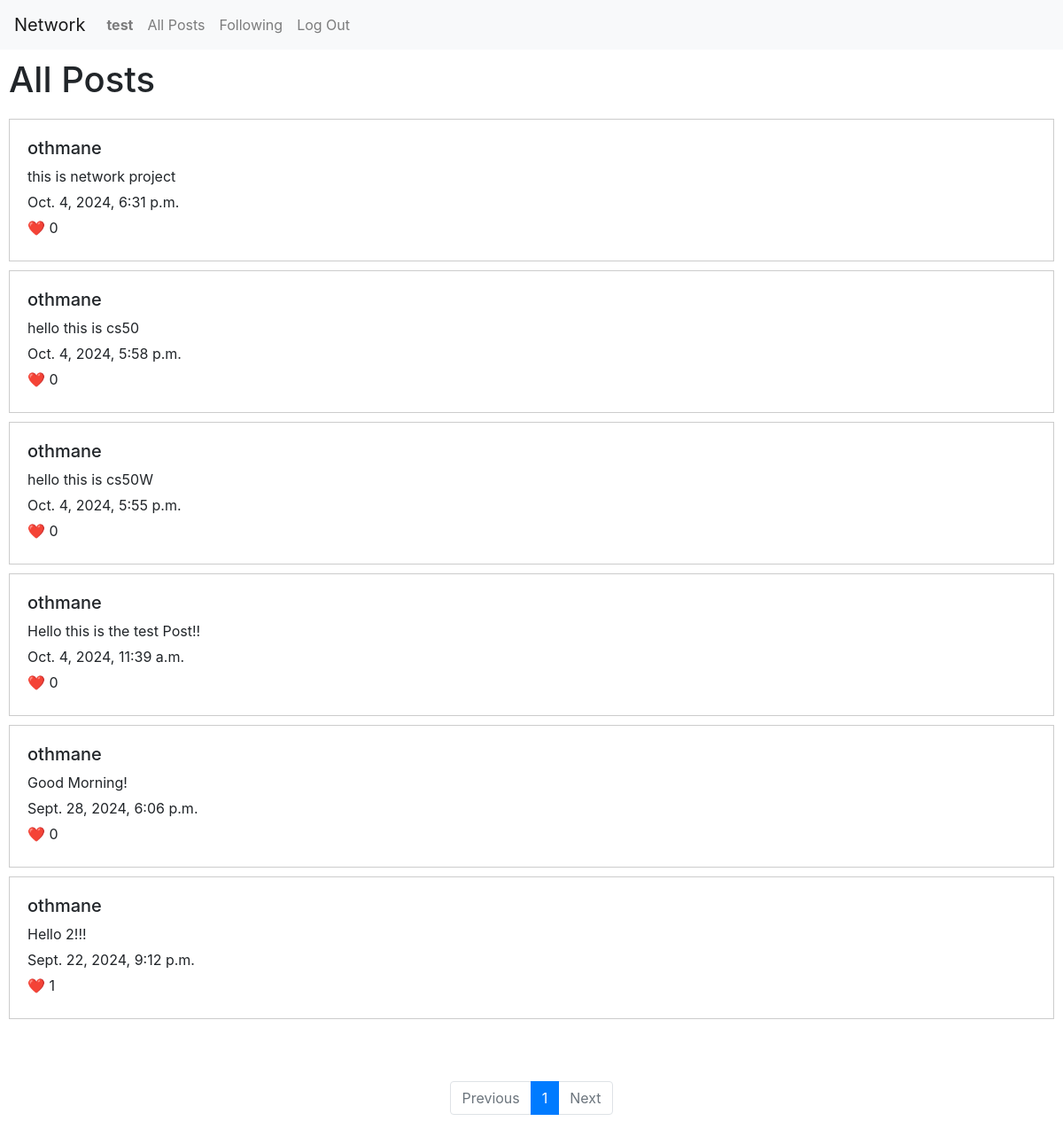
Page /following (signed in) on the committed database.
### network/models.py (models this page shows, shortened)
class User(AbstractUser):
    pass

class Posts(models.Model):
    text = models.CharField(max_length=300)
    user = models.ForeignKey(User, on_delete=models.CASCADE, related_name="tweet")
    date = models.DateTimeField(auto_now_add=True)
    likes = models.PositiveBigIntegerField(default=0)

### network/views.py (the view)
# urls.py: path("following", views.following, name="following"),
def following(request):
    user = request.user
    following_users = Follow.objects.filter(user_followed=user).values_list('user', flat=True)
    tweets = Posts.objects.filter(user__in=following_users).order_by("date").reverse()
    p = Paginator(tweets, 10)
    page_number = request.GET.get('page')
    page_obj = p.get_page(page_number)
    return render(request, "network/following.html", {
        "pages": page_obj
    })

### network/templates/network/following.html (shortened to what this page needs)
{% extends "network/layout.html" %}
{% block body %}
    <h1>All Posts</h1>
    {% if user.is_authenticated %}
        {% for tweet in pages %}
            <div class="posts" style="padding: 20px; margin: 10px; border: 1px solid #ccc;">
                <h5> {{tweet.user}} </h2>
                <p style="margin: 5px 0;"> {{tweet.text}} </p>
                <p style="margin: 5px 0;"> {{tweet.date}} </p>
                <p style="margin: 5px 0;">❤️ {{tweet.likes}} </p>
            </div>
        {% endfor %}
            <ul class="pagination d-flex justify-content-center">
                {% if pages.has_previous %}
                    <li class="page-item">
                        <a class="page-link" href="?page={{ pages.previous_page_number }}" tabindex="-1" aria-disabled="true">Previous</a>
                    </li>
                {% else %}
                    <li class="page-item disabled">
                        <a class="page-link" href="#" tabindex="-1" aria-disabled="true">Previous</a>
                    </li>
                {% endif %}
                <li class="page-item active" aria-current="page">
                    <a class="page-link" href="#"> {{pages.number}}  </a>
                </li>
                {% if pages.has_next %}
                    <li class="page-item">
                        <a class="page-link" href="?page={{ pages.next_page_number }}" tabindex="-1" aria-disabled="true">Next</a>
                    </li>
                {% else %}
                    <li class="page-item disabled">
                        <a class="page-link" href="#" tabindex="-1" aria-disabled="true">Next</a>
                    </li>
                {% endif %}
            </ul>
    {% endif %}
{% endblock %}

### network/templates/network/layout.html (shortened to what this page needs)
{% load static %}
<!DOCTYPE html>
<html lang="en">
    <head>
        <link rel="stylesheet" href="https://stackpath.bootstrapcdn.com/bootstrap/4.4.1/css/bootstrap.min.css">
        <link href="{% static 'network/styles.css' %}" rel="stylesheet">
        <link rel="stylesheet" href="https://cdnjs.cloudflare.com/ajax/libs/font-awesome/4.7.0/css/font-awesome.min.css">
    </head>
    <body>
        <nav class="navbar navbar-expand-lg navbar-light bg-light">
            <a class="navbar-brand" href="#">Network</a>
            <div>
              <ul class="navbar-nav mr-auto">
                {% if user.is_authenticated %}
                    <li class="nav-item">
                        <a class="nav-link" href="{% url 'profile' profile_id=user.id %}"><strong>{{ user.username }}</strong></a>
                    </li>
                {% endif %}
                <li class="nav-item">
                  <a class="nav-link" href="{% url 'index' %}">All Posts</a>
                </li>
                {% if user.is_authenticated %}
                    <li class="nav-item">
                        <a class="nav-link" href="{% url 'following' %}">Following</a>
                    </li>
                    <li class="nav-item">
                        <a class="nav-link" href="{% url 'logout' %}">Log Out</a>
                    </li>
                {% endif %}
              </ul>
            </div>
          </nav>
        <div class="body">
            {% block body %}
            {% endblock %}
        </div>
    </body>
</html>

### network/static/network/styles.css (style rules this page uses)
h1 { padding: 10px; }

### rows in the picture
User: username "test"
Posts: user "othmane", text "this is network project", date "Oct. 4, 2024, 6:31 p.m.", likes "0"
Posts: user "othmane", text "hello this is cs50", date "Oct. 4, 2024, 5:58 p.m.", likes "0"
Posts: user "othmane", text "hello this is cs50W", date "Oct. 4, 2024, 5:55 p.m.", likes "0"
Posts: user "othmane", text "Hello this is the test Post!!", date "Oct. 4, 2024, 11:39 a.m.", likes "0"
Posts: user "othmane", text "Good Morning!", date "Sept. 28, 2024, 6:06 p.m.", likes "0"
Posts: user "othmane", text "Hello 2!!!", date "Sept. 22, 2024, 9:12 p.m.", likes "1"

### other values in the picture
{{ pages.number }} "1"
